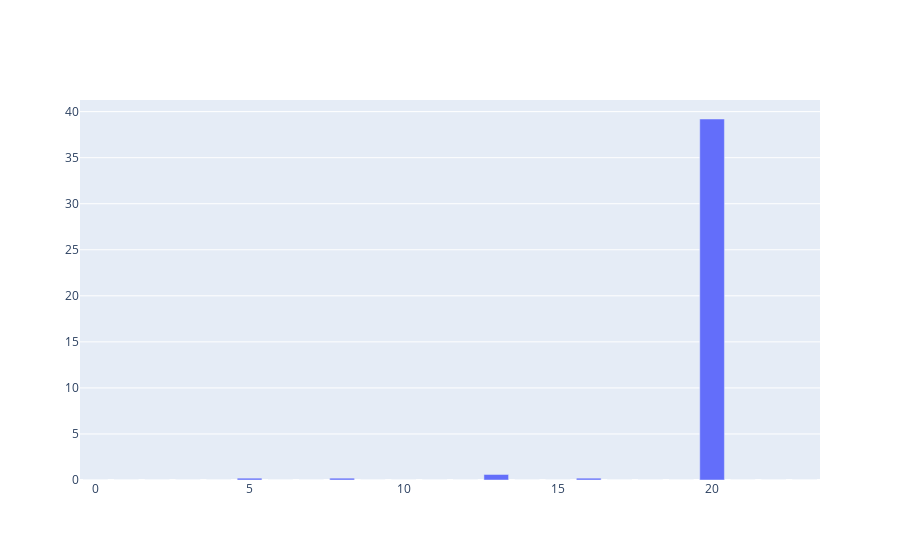

Notebook source saved alongside this figure:
### Code cell
configure_plotly_browser_state() # Específico para o Colab

barra = go.Bar(x=clima['hora'], y=clima['precipitacao'])

ply.iplot([barra])

### Figure 1 — Plotly figure (JSON) as saved in the notebook; plotly's stock layout.template omitted (floating-point values rounded to 4 significant figures)
{"data": [{"y": [0, 0, 0, 0, 0, 0.2, 0, 0, 0.2, 0, 0, 0, 0, 0.6, 0, 0, 0.2, 0, 0, 0, 39.2, 0, 0, 0], "x": [0, 1, 2, 3, 4, 5, 6, 7, 8, 9, 10, 11, 12, 13, 14, 15, 16, 17, 18, 19, 20, 21, 22, 23], "type": "bar"}], "layout": {}}
